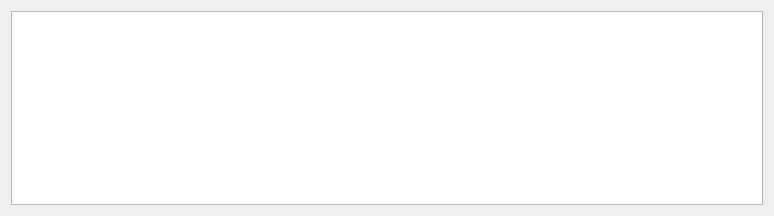
<?xml version="1.0" encoding="UTF-8"?>
<ui version="4.0">
 <class>live_output_window</class>
 <widget class="QWidget" name="live_output_window">
  <property name="geometry">
   <rect>
    <x>0</x>
    <y>0</y>
    <width>774</width>
    <height>216</height>
   </rect>
  </property>
  <property name="sizePolicy">
   <sizepolicy hsizetype="Expanding" vsizetype="Expanding">
    <horstretch>0</horstretch>
    <verstretch>0</verstretch>
   </sizepolicy>
  </property>
  <property name="minimumSize">
   <size>
    <width>750</width>
    <height>0</height>
   </size>
  </property>
  <property name="windowTitle">
   <string>Form</string>
  </property>
  <layout class="QVBoxLayout" name="verticalLayout">
   <item>
    <widget class="QTextBrowser" name="textBrowser">
     <property name="sizePolicy">
      <sizepolicy hsizetype="Preferred" vsizetype="Preferred">
       <horstretch>0</horstretch>
       <verstretch>0</verstretch>
      </sizepolicy>
     </property>
     <property name="minimumSize">
      <size>
       <width>750</width>
       <height>0</height>
      </size>
     </property>
     <property name="maximumSize">
      <size>
       <width>16777215</width>
       <height>16777215</height>
      </size>
     </property>
    </widget>
   </item>
  </layout>
 </widget>
 <resources/>
 <connections/>
</ui>
